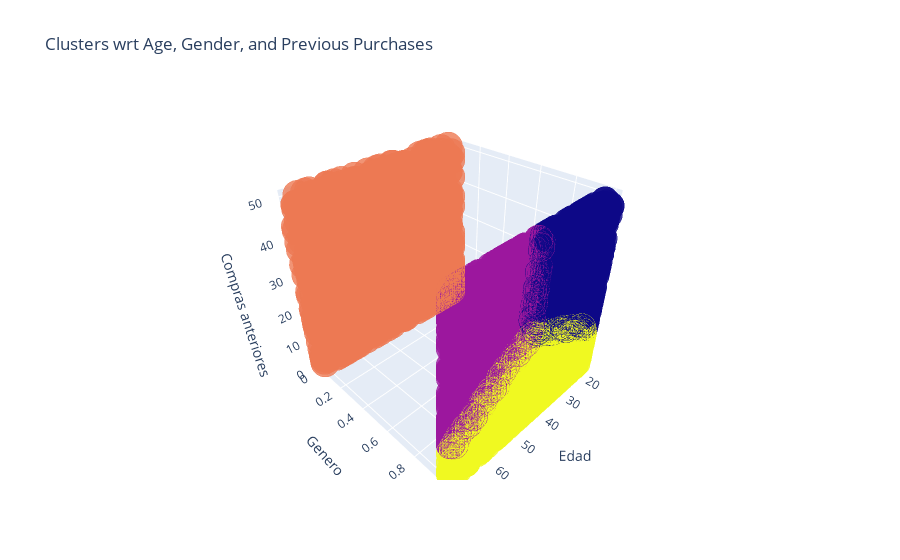

Notebook code cell kept with this figure:
### Code cell
# Asignar los clusters al DataFrame original
df['Cluster'] = df_reducido['Cluster']

# Visualización 3D
trace1 = go.Scatter3d(
    x=df['Edad'],
    y=df['Genero'],
    z=df['Compras anteriores'],
    mode='markers',
    marker=dict(
        color=df['Cluster'],
        size=10,
        line=dict(color=df['Cluster'], width=12),
        opacity=0.8
    )
)

layout = go.Layout(
    title='Clusters wrt Age, Gender, and Previous Purchases',
    scene=dict(
        xaxis=dict(title='Edad'),
        yaxis=dict(title='Genero'),
        zaxis=dict(title='Compras anteriores')
    )
)

fig = go.Figure(data=[trace1], layout=layout)
fig.show()

### Figure 1 — Plotly figure (JSON) as saved in the notebook; plotly's stock layout.template omitted (floating-point values rounded to 4 significant figures; data arrays with more than 128 entries replaced by an {"elided": "..."} marker saying what was removed)
{"data": [{"marker": {"color": {"elided": "3900 int values"}, "line": {"color": {"elided": "3900 int values"}, "width": 12}, "opacity": 0.8, "size": 10}, "mode": "markers", "type": "scatter3d", "x": {"elided": "3900 int values"}, "y": {"elided": "3900 int values"}, "z": {"elided": "3900 int values"}}], "layout": {"scene": {"xaxis": {"title": {"text": "Edad"}}, "yaxis": {"title": {"text": "Genero"}}, "zaxis": {"title": {"text": "Compras anteriores"}}}, "title": {"text": "Clusters wrt Age, Gender, and Previous Purchases"}}}
